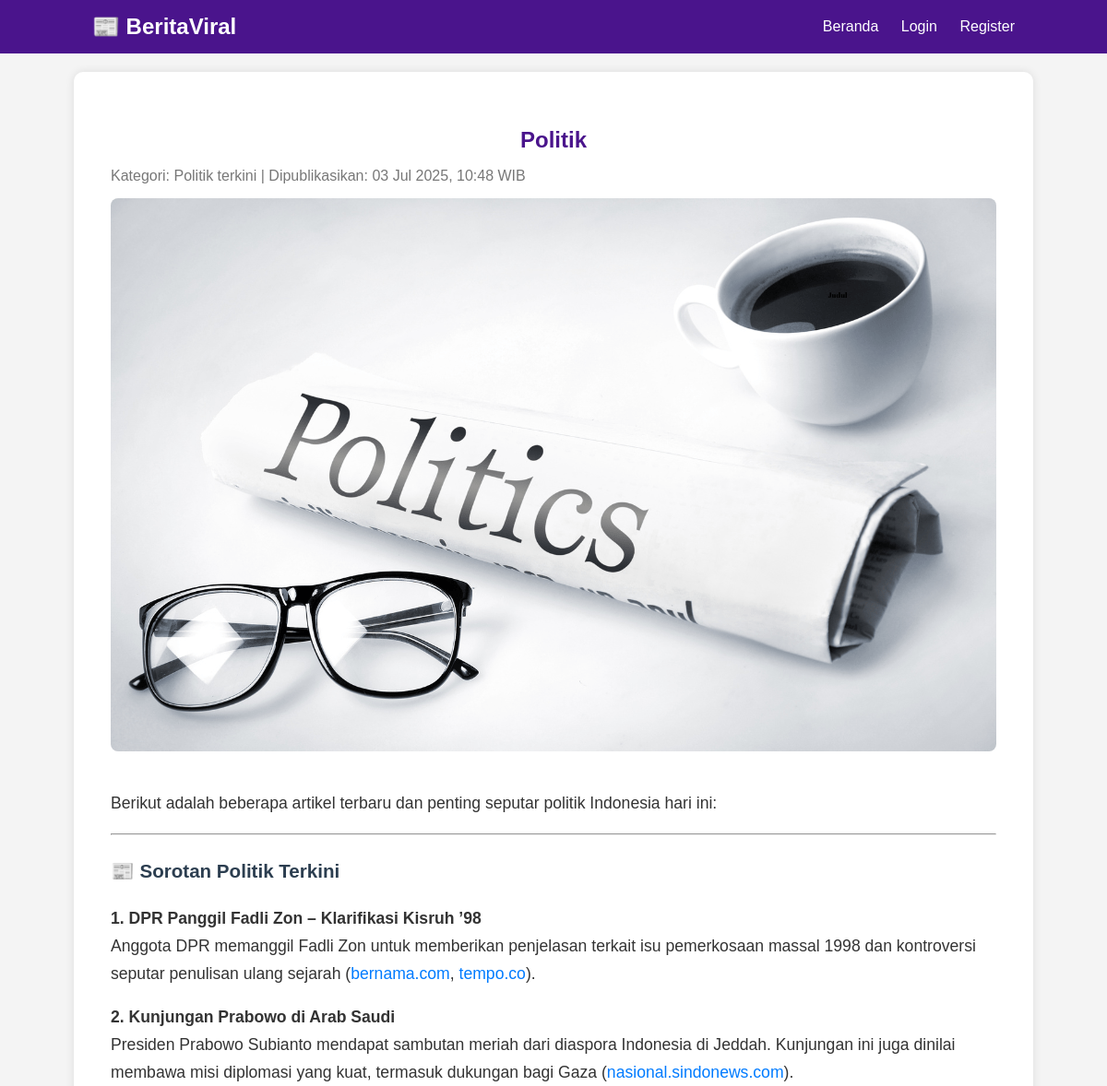
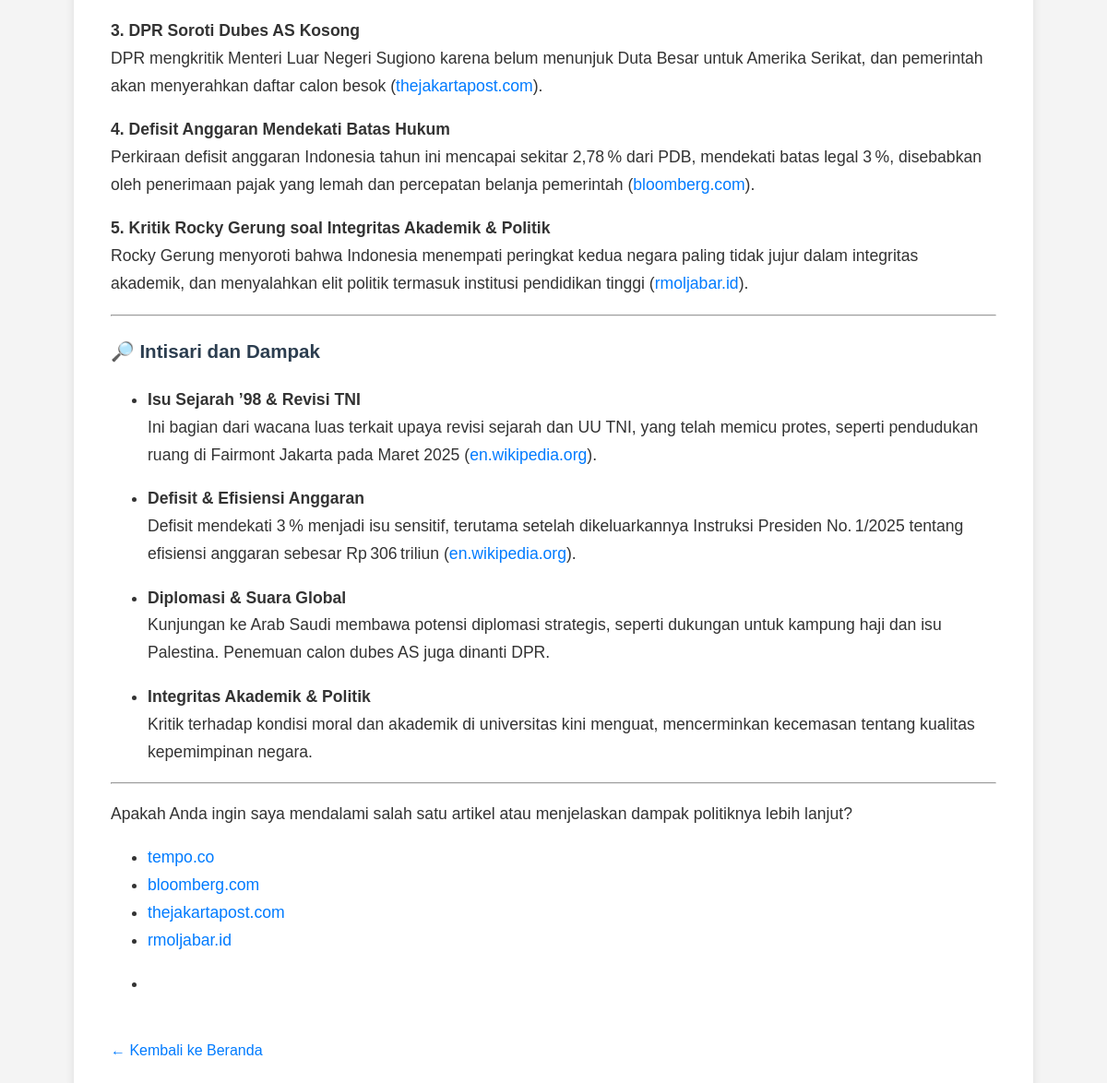
The page /berita/2/ on the database its author committed (2 pictures, top to bottom).
### news/models.py (models this page shows, shortened)
class Berita(models.Model):
    judul = models.CharField(max_length=200)
    kategori = models.ForeignKey(Kategori, on_delete=models.CASCADE)
    konten = RichTextField()  # Gunakan CKEditor
    created_at = models.DateTimeField(auto_now_add=True)
    thumbnail = models.ImageField(upload_to='thumbnails/', blank=True, null=True)
    gambar = models.ImageField(upload_to='gambar/', blank=True, null=True)

class Kategori(models.Model):
    nama = models.CharField(max_length=100)
    class Meta:
        verbose_name_plural = "Kategori"

### news/views.py (the view)
# urls.py: path('berita/<int:pk>/', views.berita_detail, name='berita_detail'),
def berita_detail(request, pk):
    berita = get_object_or_404(Berita, pk=pk)
    return render(request, 'berita_detail.html', {'berita': berita})

### news/templates/berita_detail.html (shortened to what this page needs)
{% extends "base.html" %}
{% block content %}
<article style="background: #fff; padding: 20px; border-radius: 10px;">
    <h1 style="margin-bottom: 10px;">{{ berita.judul }}</h1>
    <p style="color: #777; margin-bottom: 15px;">
        Kategori: {{ berita.kategori.nama }} |
        Dipublikasikan: {{ berita.created_at|date:"d M Y, H:i" }} WIB
    </p>
    {% if berita.gambar %}
    <img src="{{ berita.gambar.url }}" alt="{{ berita.judul }}"
        style="max-width: 100%; height: auto; margin-bottom: 20px; border-radius: 8px;">
    {% endif %}
    <div class="konten" style="line-height: 1.7; font-size: 1.1em;">
        {{ berita.konten|safe }}
    </div>
    <a href="{% url 'home' %}" style="display:inline-block; margin-top: 30px; color: #007bff;">← Kembali ke Beranda</a>
</article>
{% endblock %}

### news/static/css/style.css (style rules this page uses)
body { font-family: Arial, sans-serif; background-color: #f8f9fa; color: #333; margin: 20px; }
h1, h2, h3 { font-weight: bold; color: #2c3e50; }
a { text-decoration: none; color: #007bff; }
body { font-family: 'Segoe UI', Tahoma, Geneva, Verdana, sans-serif; background: #f5f5f5; margin: 0; padding: 0; }
h1 { text-align: center; color: #4a148c; margin-bottom: 20px; }
body { font-family: Arial, sans-serif; background: #f4f4f4; color: #333; margin: 0; padding: 0; }

### rows shown on the page
Berita: judul "Politik", kategori.nama "Politik terkini", created_at "03 Jul 2025, 10:48", gambar (picture), konten "Berikut adalah beberapa artikel terbaru dan penting seputar politik Indonesia hari ini: 📰 Sorotan Politik Terkini 1. DPR Panggil Fadli Zon – Klarifikasi Kisruh ’98 Anggota DPR memanggil Fadli Zon untuk memberikan penjelasan terkait isu pemerkosaan massal 1998 dan kontroversi seputar penulisan ulang sejarah ( bernama.com , tempo.co ). 2. Kunjungan Prabowo di Arab Saudi Presiden Prabowo Subianto mendapat sambutan meriah dari diaspora Indonesia di Jeddah. Kunjungan ini juga dinilai membawa misi diplomasi yang kuat, termasuk dukungan bagi Gaza ( nasional.sindonews.com ). 3. DPR Soroti Dubes AS Kosong DPR mengkritik Menteri Luar Negeri Sugiono karena belum menunjuk Duta Besar untuk Amerika…"
